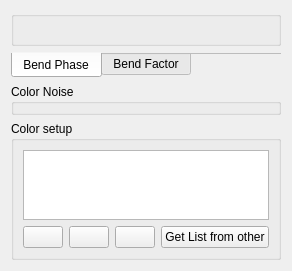
<?xml version="1.0" encoding="UTF-8"?>
<ui version="4.0">
 <class>CVegetableApperancePage</class>
 <widget class="QWidget" name="CVegetableApperancePage">
  <property name="geometry">
   <rect>
    <x>0</x>
    <y>0</y>
    <width>273</width>
    <height>252</height>
   </rect>
  </property>
  <property name="windowTitle">
   <string>Form</string>
  </property>
  <layout class="QGridLayout" name="gridLayout_4">
   <item row="0" column="0">
    <widget class="QTabWidget" name="tabWidget">
     <property name="sizePolicy">
      <sizepolicy hsizetype="Expanding" vsizetype="Preferred">
       <horstretch>0</horstretch>
       <verstretch>0</verstretch>
      </sizepolicy>
     </property>
     <property name="tabPosition">
      <enum>QTabWidget::South</enum>
     </property>
     <property name="tabShape">
      <enum>QTabWidget::Rounded</enum>
     </property>
     <property name="currentIndex">
      <number>0</number>
     </property>
     <property name="documentMode">
      <bool>true</bool>
     </property>
     <property name="tabsClosable">
      <bool>false</bool>
     </property>
     <widget class="QWidget" name="tab">
      <attribute name="title">
       <string>Bend Phase</string>
      </attribute>
      <layout class="QGridLayout" name="gridLayout_2">
       <property name="leftMargin">
        <number>0</number>
       </property>
       <property name="topMargin">
        <number>0</number>
       </property>
       <property name="rightMargin">
        <number>0</number>
       </property>
       <property name="bottomMargin">
        <number>6</number>
       </property>
       <item row="0" column="0">
        <widget class="NLQT::CVegetNoiseValueWidget" name="bendPhaseGroupBox">
         <property name="title">
          <string/>
         </property>
        </widget>
       </item>
      </layout>
     </widget>
     <widget class="QWidget" name="tab_2">
      <attribute name="title">
       <string>Bend Factor</string>
      </attribute>
      <layout class="QGridLayout" name="gridLayout_3">
       <property name="leftMargin">
        <number>0</number>
       </property>
       <property name="topMargin">
        <number>0</number>
       </property>
       <property name="rightMargin">
        <number>0</number>
       </property>
       <property name="bottomMargin">
        <number>6</number>
       </property>
       <item row="0" column="0">
        <widget class="NLQT::CVegetNoiseValueWidget" name="bendFactorGroupBox">
         <property name="title">
          <string/>
         </property>
        </widget>
       </item>
      </layout>
     </widget>
    </widget>
   </item>
   <item row="1" column="0">
    <widget class="NLQT::CVegetNoiseValueWidget" name="colorNoiseGroupBox">
     <property name="title">
      <string>Color Noise</string>
     </property>
    </widget>
   </item>
   <item row="2" column="0">
    <widget class="QGroupBox" name="groupBox">
     <property name="title">
      <string>Color setup</string>
     </property>
     <layout class="QGridLayout" name="gridLayout">
      <item row="0" column="0" colspan="4">
       <widget class="QListWidget" name="listWidget">
        <property name="sizePolicy">
         <sizepolicy hsizetype="Expanding" vsizetype="Expanding">
          <horstretch>0</horstretch>
          <verstretch>0</verstretch>
         </sizepolicy>
        </property>
        <property name="toolTip">
         <string>Double cliclk to change color</string>
        </property>
        <property name="flow">
         <enum>QListView::LeftToRight</enum>
        </property>
        <property name="viewMode">
         <enum>QListView::IconMode</enum>
        </property>
       </widget>
      </item>
      <item row="1" column="2">
       <widget class="QPushButton" name="removePushButton">
        <property name="text">
         <string/>
        </property>
        <property name="icon">
         <iconset resource="object_viewer.qrc">
          <normaloff>:/images/list-remove.png</normaloff>:/images/list-remove.png</iconset>
        </property>
       </widget>
      </item>
      <item row="1" column="3">
       <widget class="QPushButton" name="getListPushButton">
        <property name="text">
         <string>Get List from other</string>
        </property>
       </widget>
      </item>
      <item row="1" column="1">
       <widget class="QPushButton" name="insColorPushButton">
        <property name="text">
         <string/>
        </property>
        <property name="icon">
         <iconset resource="object_viewer.qrc">
          <normaloff>:/images/insert-horizontal.png</normaloff>:/images/insert-horizontal.png</iconset>
        </property>
       </widget>
      </item>
      <item row="1" column="0">
       <widget class="QPushButton" name="addColorPushButton">
        <property name="text">
         <string/>
        </property>
        <property name="icon">
         <iconset resource="object_viewer.qrc">
          <normaloff>:/images/list-add.png</normaloff>:/images/list-add.png</iconset>
        </property>
       </widget>
      </item>
     </layout>
    </widget>
   </item>
  </layout>
 </widget>
 <customwidgets>
  <customwidget>
   <class>NLQT::CVegetNoiseValueWidget</class>
   <extends>QGroupBox</extends>
   <header>vegetable_noise_value_widget.h</header>
   <container>1</container>
  </customwidget>
 </customwidgets>
 <resources>
  <include location="object_viewer.qrc"/>
 </resources>
 <connections/>
</ui>
